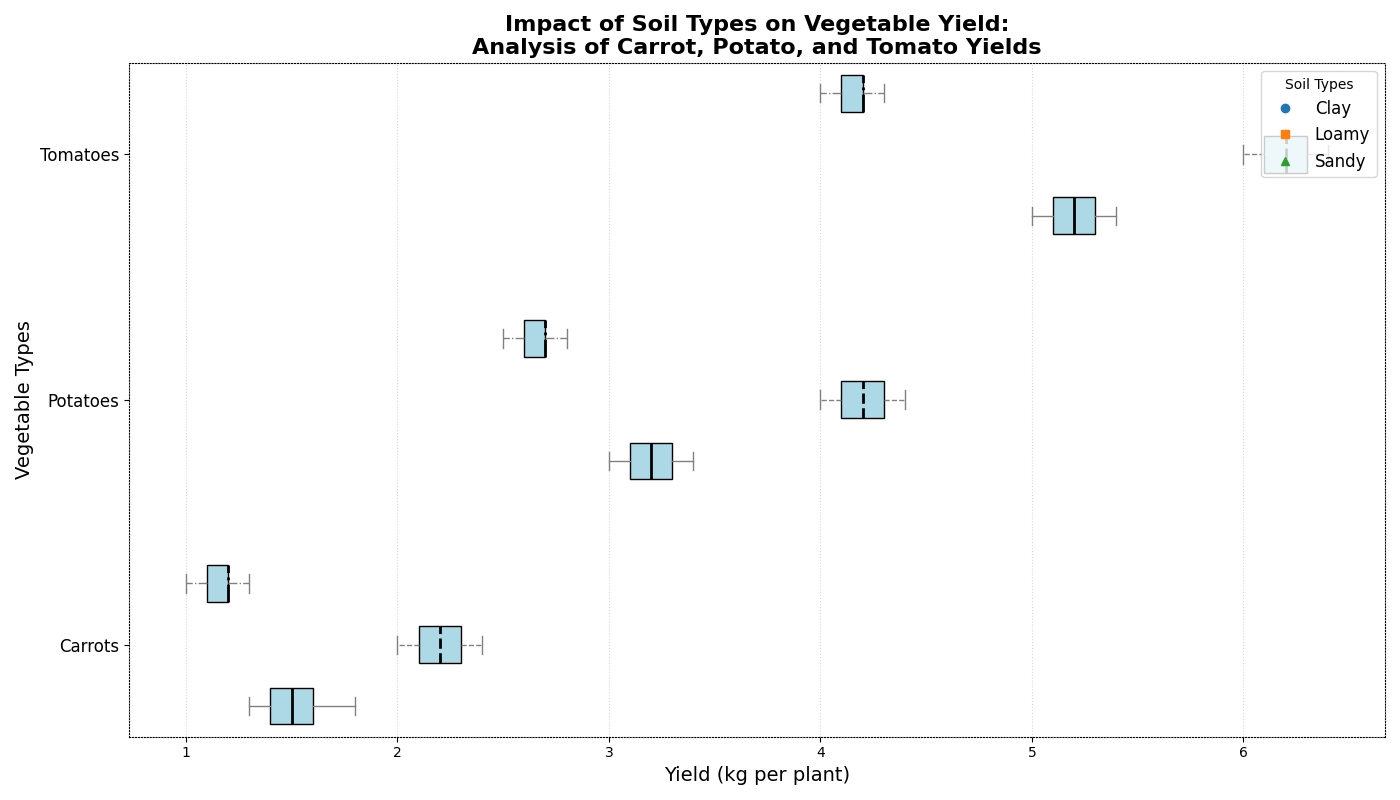

Python code for this plot:
import matplotlib.pyplot as plt
import numpy as np

vegetables = ['Carrots', 'Potatoes', 'Tomatoes']
soil_types = ['Clay', 'Loamy', 'Sandy']

carrots_yield = [
    [1.3, 1.5, 1.6, 1.8, 1.4],
    [2.0, 2.2, 2.1, 2.3, 2.4],
    [1.0, 1.2, 1.1, 1.3, 1.2]
]

potatoes_yield = [
    [3.0, 3.2, 3.3, 3.4, 3.1],
    [4.0, 4.2, 4.1, 4.3, 4.4],
    [2.5, 2.7, 2.6, 2.8, 2.7]
]

tomatoes_yield = [
    [5.0, 5.3, 5.1, 5.4, 5.2],
    [6.0, 6.3, 6.1, 6.4, 6.2],
    [4.0, 4.2, 4.1, 4.3, 4.2]
]

data = [carrots_yield, potatoes_yield, tomatoes_yield]

fig, ax = plt.subplots(figsize=(14, 8))

positions = np.array(range(len(vegetables))) * 4

for yields, soil, linestyle, marker in zip(zip(*data), soil_types, ['-', '--', '-.'], ['o', 's', '^']):
    pos = positions + list(zip(*data)).index(yields)
    
    # Transpose the yields data to make horizontal boxes
    bp = ax.boxplot(yields, positions=pos, widths=0.6, patch_artist=True, notch=False, vert=False)

    # Shuffling and fixed colors/linestyles
    for patch in bp['boxes']:
        patch.set_facecolor('lightblue')
    for whisker in bp['whiskers']:
        whisker.set(color='gray', linewidth=1, linestyle=linestyle)
    for cap in bp['caps']:
        cap.set(color='gray', linewidth=1)
    for median in bp['medians']:
        median.set(color='black', linewidth=2, linestyle=linestyle)

ax.set_yticks(positions + 1)
ax.set_yticklabels(vegetables, fontsize=12)

ax.set_title("Impact of Soil Types on Vegetable Yield:\nAnalysis of Carrot, Potato, and Tomato Yields", fontsize=16, fontweight='bold')
ax.set_xlabel("Yield (kg per plant)", fontsize=14)
ax.set_ylabel("Vegetable Types", fontsize=14)

ax.grid(axis='x', linestyle=':', alpha=0.5)

# Add back legend with shuffled positions and markers
for soil, marker in zip(soil_types, ['o', 's', '^']):
    ax.plot([], [], label=soil, marker=marker, linestyle='None')
ax.legend(title='Soil Types', loc='upper right', fontsize=12)

# Fixed linestyle for axes
for spine in ax.spines.values():
    spine.set_linestyle('dotted')

plt.tight_layout()

plt.show()
